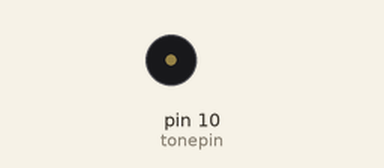
This sketch was run on a simulated Arduino Uno, built with avr-gcc and run on an emulated ATmega328P. On the bench: buzzer (waves = sounding). Random numbers use the default seed unless the sketch sets one.

Above: at 0.1 s.
Timing chart, 0 to 0.9 s (numbered marks = the images above):
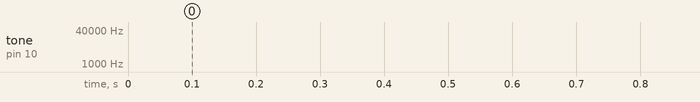

The sketch:

tone_TMB12A05.ino
```cpp
byte tonepin = 10;
void setup(){
  pinMode(tonepin,OUTPUT);
}
void loop(){
  //int i = 20;
  //for(i=20;i<=20000;i+=10){
  //  tone(tonepin,i);
  //  delay(20);
  //}
  tone(tonepin,random(20,20000));
}
```
